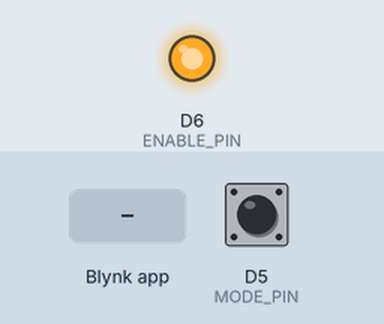
This sketch was run on a simulated ESP8266 (NodeMCU). Parts: output pins drawn as LEDs (lit = HIGH). The inputs (shaded band) are chosen by the test bench; at power-on: D5 (MODE_PIN) LOW. WiFi joins after 1.5 s; servers stay silent unless stated.

Above: at 3.0 s.
3.1 s: Blynk app writes 0 to V6
At 4.3 s:
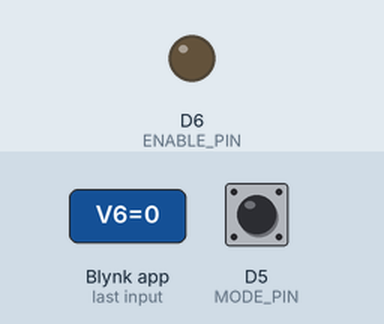
4.6 s: Blynk app writes 1 to V6
At 5.5 s:
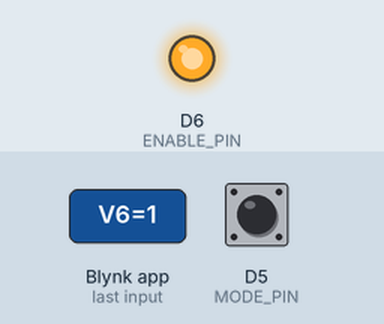
Timing chart, 0 to 7.6 s (numbered marks = the images above; inputs shaded):
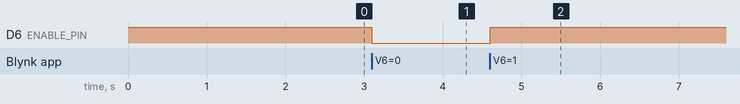

The sketch:

sketch_dec28a.ino
```cpp
#define BLYNK_TEMPLATE_ID   "TMPL2PQF8GRLg"
#define BLYNK_TEMPLATE_NAME "embedded"
#define BLYNK_AUTH_TOKEN    "IWI01oHL-KgGlOnmu-SxCCUwL17v2MD9"

#define BLYNK_PRINT Serial

/*********** LIBRARIES ***********/
#include <ESP8266WiFi.h>
#include <BlynkSimpleEsp8266.h>

/*********** WIFI ***********/
char ssid[] = "Redmi";
char pass[] = "adham2025";

#define MODE_PIN   D5   // From ATmega PD4 (status)
#define ENABLE_PIN D6   // To ATmega PD3 (enable)

BlynkTimer timer;

BLYNK_WRITE(V6)
{
  int value = param.asInt();   // 1 = ON, 0 = OFF
  digitalWrite(ENABLE_PIN, value ? HIGH : LOW);
}


void sendState()
{
  int state = digitalRead(MODE_PIN);

  if (state == HIGH) {
    // NIGHT
    Blynk.virtualWrite(V3, 0);
    Blynk.virtualWrite(V5, 255);
  } else {
    // DAY / DIM
    Blynk.virtualWrite(V3, 255);
    Blynk.virtualWrite(V5, 0);
  }
}

void setup()
{
  Serial.begin(9600);

  pinMode(MODE_PIN, INPUT);        // external pulldown required
  pinMode(ENABLE_PIN, OUTPUT);
  digitalWrite(ENABLE_PIN, HIGH);  // system ON by default

  Blynk.begin(BLYNK_AUTH_TOKEN, ssid, pass);

  timer.setInterval(500L, sendState);
}


void loop()
{
  Blynk.run();
  timer.run();
}
```

Measured:
- after the input at 3.1 s, D6 (ENABLE_PIN): HIGH → LOW at once
- after the input at 4.6 s, D6 (ENABLE_PIN): LOW → HIGH at once
